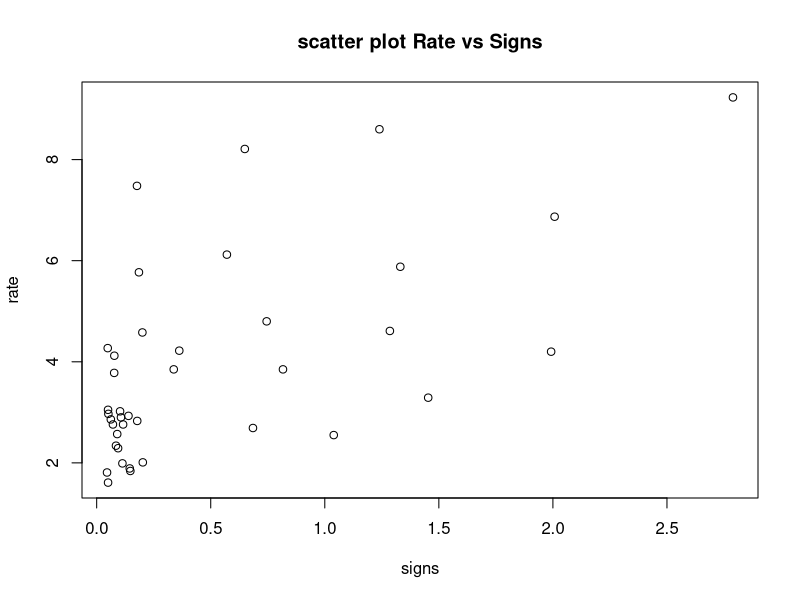
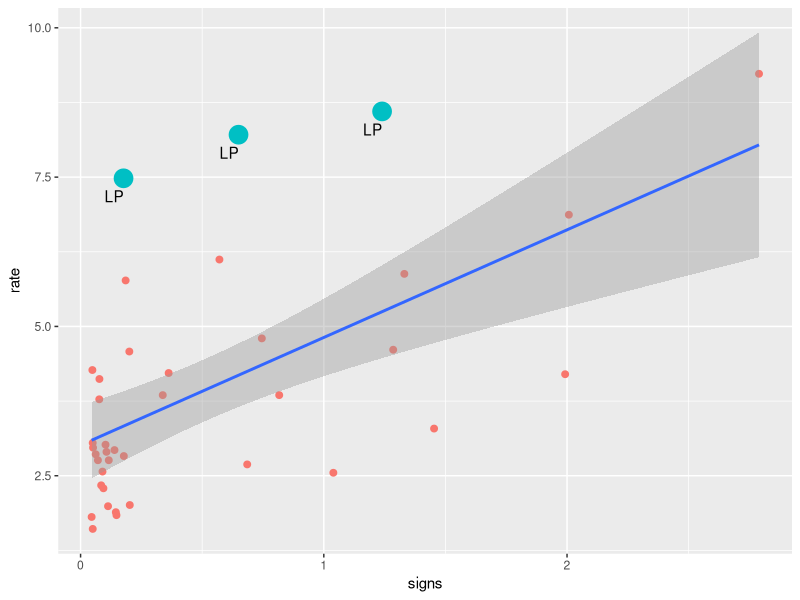
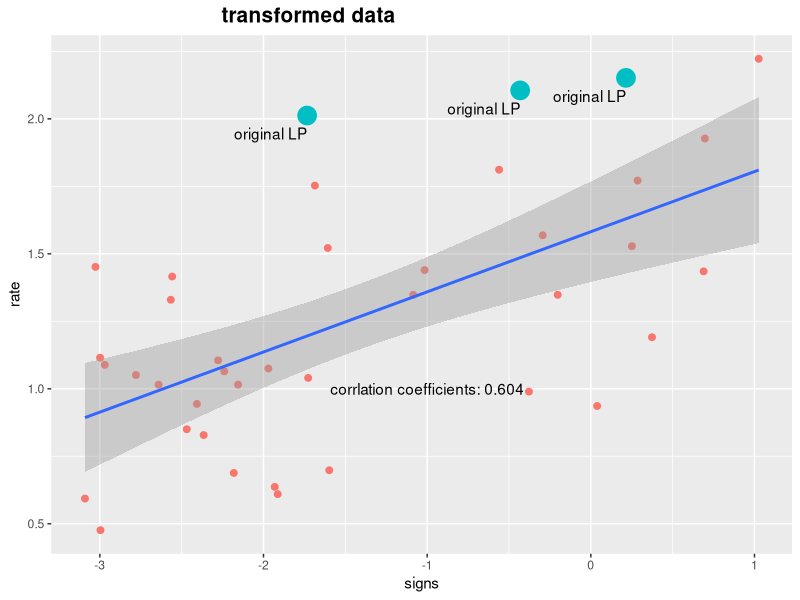
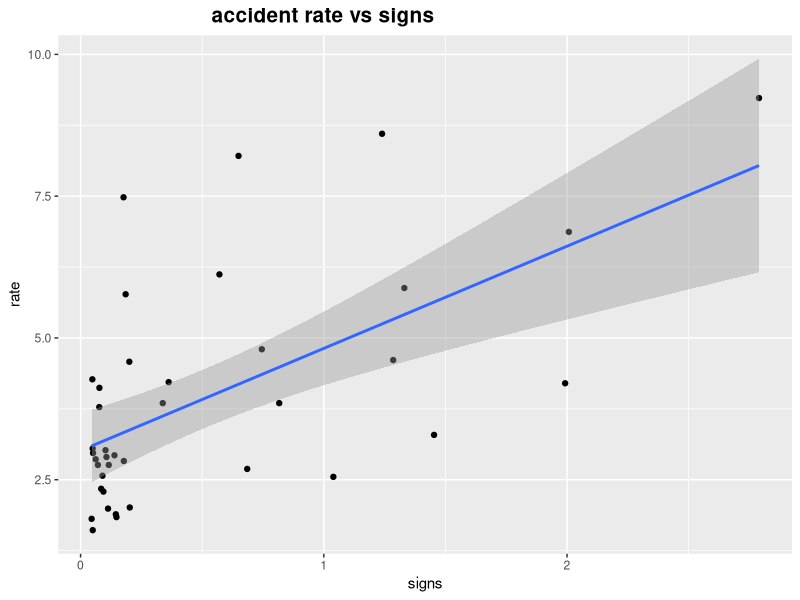
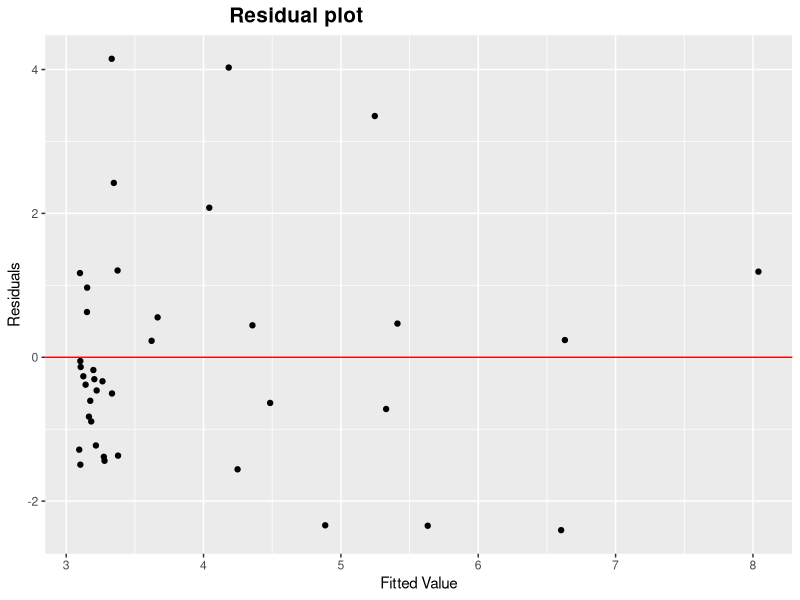
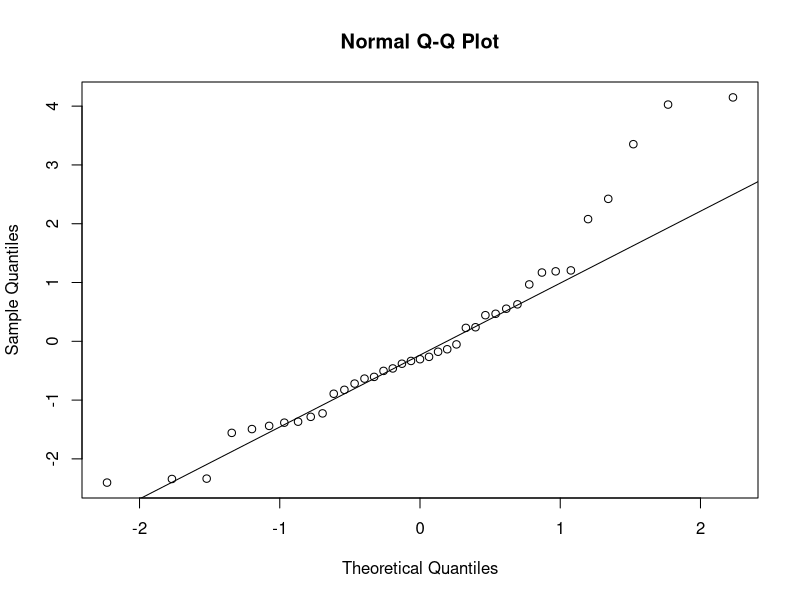

The R script that drew these images, in order:
## ---- chunk 1
library(dplyr)
library(ggplot2)
highway = read.table('Highway1.csv',sep = ',', header = T)%>%tbl_df()
rate = highway$rate
signs = highway$sigs1
## ---- chunk 2
plot(y=rate, x=signs, main = 'scatter plot Rate vs Signs')
## ---- chunk 3
cef = cor(x = rate, y = signs)
## ---- chunk 4
p = ggplot(data = highway, aes(x =sigs1, y= rate))
p = p + geom_point(aes(col= rate>7.1&sigs1<1.5, size = rate>7.1&sigs1<1.5))
p = p + geom_text(aes(label = ifelse(rate>7.1&sigs1<1.5, 'LP', '')),hjust=1, vjust=2)
p = p + theme(legend.position = "none")
p = p + xlab('signs')+ylab('rate')
p = p + geom_smooth(method = 'lm', level = 0.95)
p
## ---- chunk 5
p = ggplot(data = highway, aes(x =log(sigs1), y= log(rate)))
p = p + geom_point(aes(col= rate>7.1&sigs1<1.5, size = rate>7.1&sigs1<1.5))
p = p + geom_text(aes(label = ifelse(rate>7.1&sigs1<1.5, 'original LP', '')),hjust=1, vjust=2)
p = p + annotate("text", x = -1, y = 1, label = paste('corrlation coefficients:', round((cor(x = log(rate), y = log(signs))),3)))
p = p + theme(legend.position = "none",plot.title = element_text(family = "Helvetica", face = "bold", size = (15), hjust=0.3))
p = p + xlab('signs')+ylab('rate')+labs(title='transformed data')
p = p + geom_smooth(method = 'lm', level = 0.95)
p
## ---- chunk 6
model = lm(rate ~ signs)
summary(model)
## ---- chunk 7
confidence_95 = confint(model, level = 0.95)%>%as.data.frame()
confidence_95[2,]
## ---- chunk 8
p = ggplot(data = highway, aes(x =sigs1, y= rate))
p = p + geom_point()
p = p + theme(legend.position = "none",plot.title = element_text(family = "Helvetica", face = "bold", size = (15), hjust=0.3))
p = p + xlab('signs')+ylab('rate')+labs(title='accident rate vs signs')
p = p + geom_smooth(method = 'lm', level = 0.95)
p
## ---- chunk 9
p = ggplot(data = highway, aes(x=fitted(model), y=model$residuals))
p = p + geom_point()
p = p + theme(legend.position = "none",plot.title = element_text(family = "Helvetica", face = "bold", size = (15), hjust=0.3))
p = p + ylab('Residuals')+xlab('Fitted Value')+labs(title='Residual plot')
p = p + geom_abline(slope = 0, intercept = 0, col = 'red')
p
## ---- chunk 10
qqnorm(model$residuals)
qqline(model$residuals)
## ---- chunk 11
new_data = data.frame(signs = 2)
print (paste('The predictted accident rate is',round(predict(model, newdata = new_data),3)))
print (paste('The 95% confidence intervel for the predictted value is:'))
predict(model,new_data,interval = 'predict')
